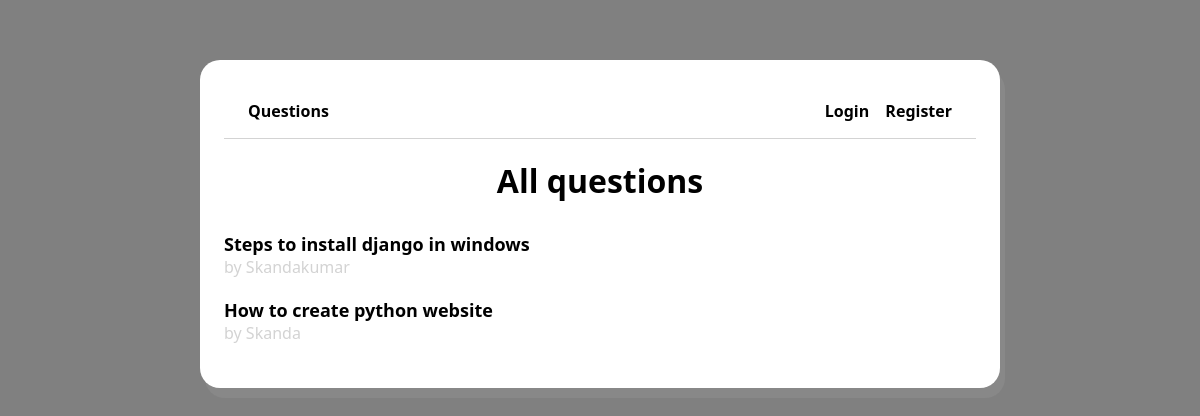
The page / on the database its author committed.
### main/models.py (models this page shows, shortened)
class Question(models.Model):
    author = models.ForeignKey(User, null=False, on_delete=models.CASCADE)
    title = models.CharField(max_length=200, null=False)
    body = models.TextField(null=False)
    created_at = models.DateTimeField(auto_now_add=True)
    updated_at = models.DateTimeField(auto_now=True)

### main/views.py (the view)
# urls.py: path('', views.homePage, name='index'),
def homePage(request):
    questions = Question.objects.all().order_by('-created_at')
    context = {
        'questions': questions
    }
    return render(request, 'homepage.html', context)

### main/templates/homepage.html
{% extends 'layouts/page.html' %}
{% block content %}
<div class="page">
<h1 class="title">All questions</h1>
{% for question in questions %}
<div class="question-list-item">
  <a href="{% url 'question' question.id %}">
    <p class="question-list-item-title">
      {{question.title}}
    </p>
    <p class="question-list-item-author">
      by {{question.author.username}}
    </p>
  </a>
</div>
{% endfor %}
</div>
{% endblock %}

### main/templates/layouts/page.html (shortened to what this page needs)
{% load static %}
<!DOCTYPE html>
<html lang="en" dir="ltr">
  <head>
    <link rel="stylesheet" type="text/css" href="{% static 'css/styles.css' %}?{% now "U" %}"/>
  </head>
  <body>
    <div class="main">
    {% include 'navbar.html' %}
    {% block content %}
    {% endblock %}
    </div>
  </body>
</html>

### main/templates/navbar.html
<nav class="navbar">
  <div class="main-menu">
    <ul>
      <li><a href="{% url 'index' %}">Questions</a></li>
    </ul>
  </div>
  <div class="user-menu">
    <ul>
      {% if user.is_authenticated %}
      <li><a href="{% url 'new-question' %}">Ask question</a></li>
      <li><a href="{% url 'logout' %}">Logout</a></li>
      {% else %}
      <li><a href="{% url 'login' %}">Login</a></li>
      <li><a href="{% url 'register' %}">Register</a></li>
      {% endif %}
    </ul>
  </div>
</nav>

### main/static/css/styles.css (style rules this page uses)
html, body { font-family: Segoe UI; background-color: gray; }
*, *::after, *::before { box-sizing: border-box; }
a { text-decoration: none; }
ul { list-style: none; padding: 0; }
.main { max-width: 800px; margin: 60px auto; padding: 24px; border-radius: 20px; background-color: white; box-shadow: 5px 10px #888888; }
.navbar { display: flex; flex-direction: row; justify-content: space-between; padding: 0 24px; border-bottom: 1px solid lightgray; }
.user-menu ul li a, .main-menu ul li a { color: black; font-weight: 700; }
.user-menu ul li { display: inline; margin-left: 12px; }
.page { display: flex; flex-direction: column; }
.title { margin: 20px auto 30px auto; font-weight: 900; }
.question-list-item { margin-bottom: 20px; }
.question-list-item-title { color: black; font-size: 18px; font-weight: 900; margin: 0 }
.question-list-item-author { color: lightgray; margin: 0; }

### rows shown on the page
Question: title "Steps to install django in windows", author.username "Skandakumar"
Question: title "How to create python website", author.username "Skanda"
